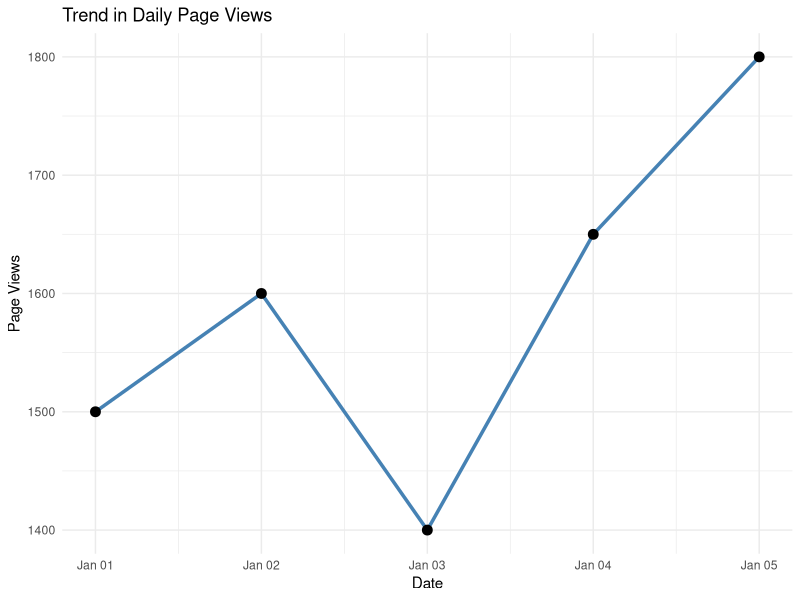
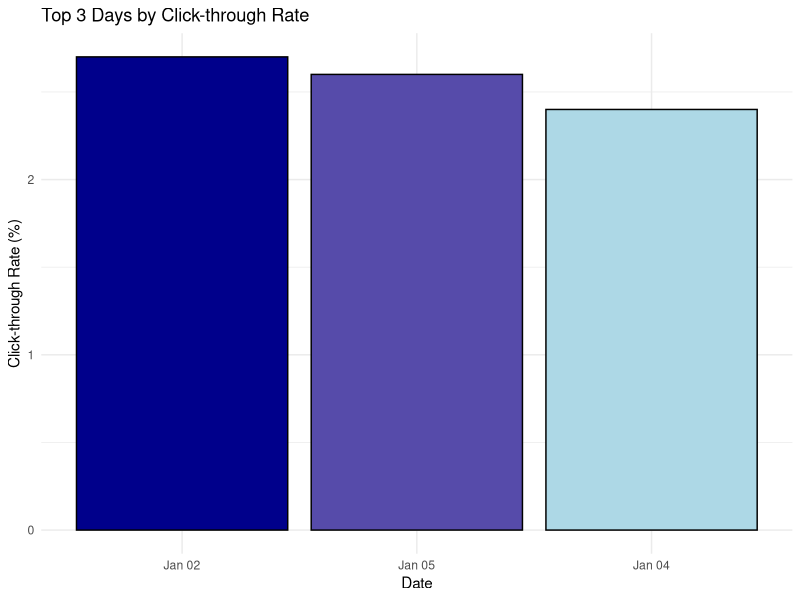
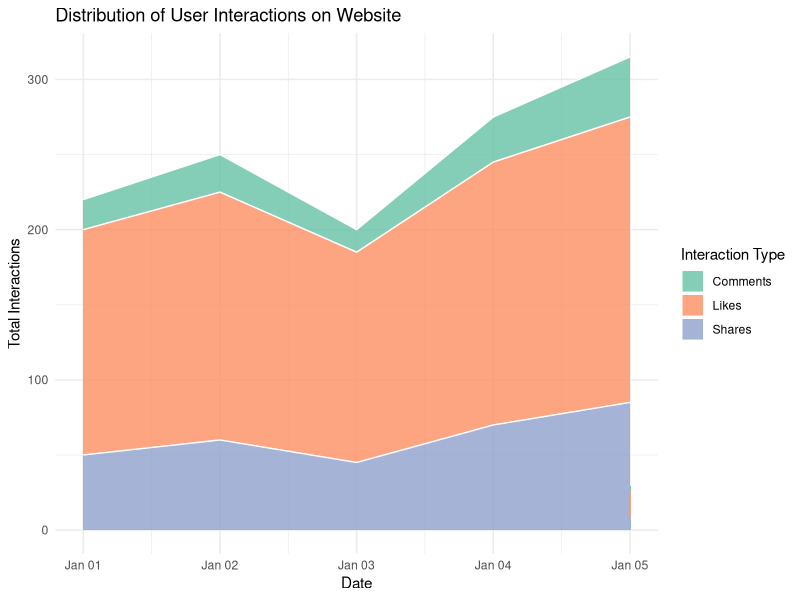

Generate these figures, in order, with R:
library(ggplot2)
website_traffic <- data.frame(
  Date = as.Date(c("2023-01-01", "2023-01-02", "2023-01-03", "2023-01-04", "2023-01-05")),
  Page_Views = c(1500, 1600, 1400, 1650, 1800),
  CTR = c(2.3, 2.7, 2.0, 2.4, 2.6) 
)

print("Website Traffic Dataset:")
print(website_traffic)
user_interactions <- data.frame(
  Date = rep(as.Date(c("2023-01-01", "2023-01-02", "2023-01-03", "2023-01-04", "2023-01-05")), 3),
  Interaction = rep(c("Likes", "Shares", "Comments"), each = 5),
  Count = c(
    150, 165, 140, 175, 190,  # Mock Likes
    50,  60,  45,  70,  85,   # Mock Shares
    20,  25,  15,  30,  40    # Mock Comments
  )
)

plot_task1 <- ggplot(website_traffic, aes(x = Date, y = Page_Views)) +
  geom_line(color = "steelblue", size = 1.2) +
  geom_point(color = "black", size = 3) +
  theme_minimal() +
  labs(title = "Trend in Daily Page Views", 
       x = "Date", 
       y = "Page Views")

print(plot_task1)
top_n_days <- website_traffic[order(-website_traffic$CTR), ][1:3, ]

plot_task2 <- ggplot(top_n_days, aes(x = reorder(format(Date, "%b %d"), -CTR), y = CTR, fill = CTR)) +
  geom_bar(stat = "identity", color = "black", show.legend = FALSE) +
  scale_fill_gradient(low = "lightblue", high = "darkblue") +
  theme_minimal() +
  labs(title = "Top 3 Days by Click-through Rate", 
       x = "Date", 
       y = "Click-through Rate (%)")

print(plot_task2)
plot_task3 <- ggplot(user_interactions, aes(x = Date, y = Count, fill = Interaction)) +
  geom_area(alpha = 0.8, color = "white", size = 0.5) +
  scale_fill_brewer(palette = "Set2") +
  theme_minimal() +
  labs(title = "Distribution of User Interactions on Website", 
       x = "Date", 
       y = "Total Interactions",
       fill = "Interaction Type")

print(plot_task3)
